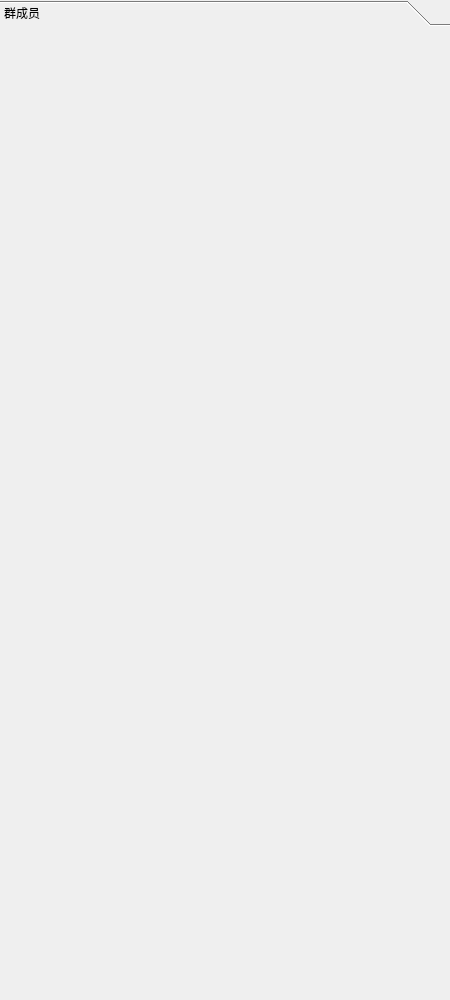
<?xml version="1.0" encoding="UTF-8"?>
<ui version="4.0">
 <class>DialogList</class>
 <widget class="QWidget" name="DialogList">
  <property name="geometry">
   <rect>
    <x>0</x>
    <y>0</y>
    <width>450</width>
    <height>1000</height>
   </rect>
  </property>
  <property name="windowTitle">
   <string>Form</string>
  </property>
  <layout class="QVBoxLayout" name="verticaLayout">
   <property name="leftMargin">
    <number>0</number>
   </property>
   <property name="topMargin">
    <number>0</number>
   </property>
   <property name="rightMargin">
    <number>0</number>
   </property>
   <property name="bottomMargin">
    <number>0</number>
   </property>
   <item>
    <widget class="QToolBox" name="toolBox">
     <property name="currentIndex">
      <number>0</number>
     </property>
     <widget class="QWidget" name="page">
      <property name="geometry">
       <rect>
        <x>0</x>
        <y>0</y>
        <width>450</width>
        <height>979</height>
       </rect>
      </property>
      <attribute name="label">
       <string>群成员</string>
      </attribute>
      <layout class="QVBoxLayout" name="vLayout"/>
     </widget>
    </widget>
   </item>
  </layout>
 </widget>
 <resources/>
 <connections/>
</ui>
